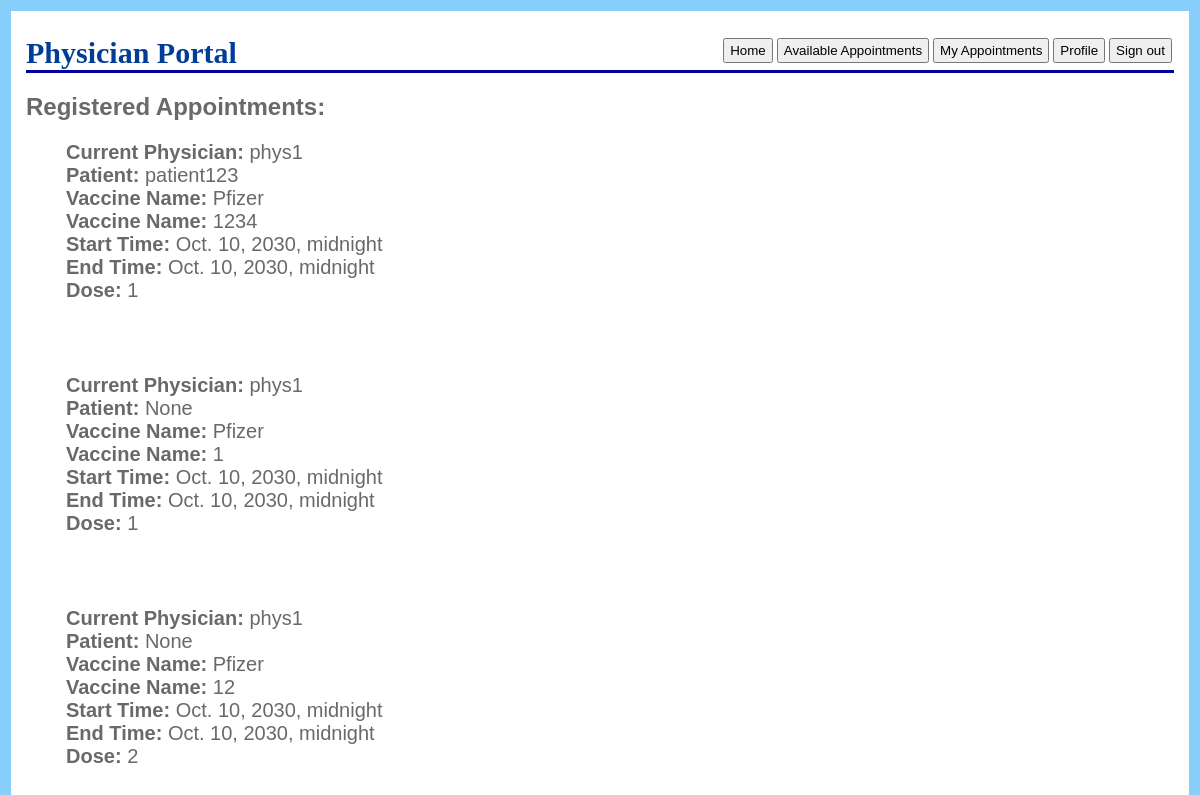
Before: /user/physician/appointments/my (signed in) with the older database file.
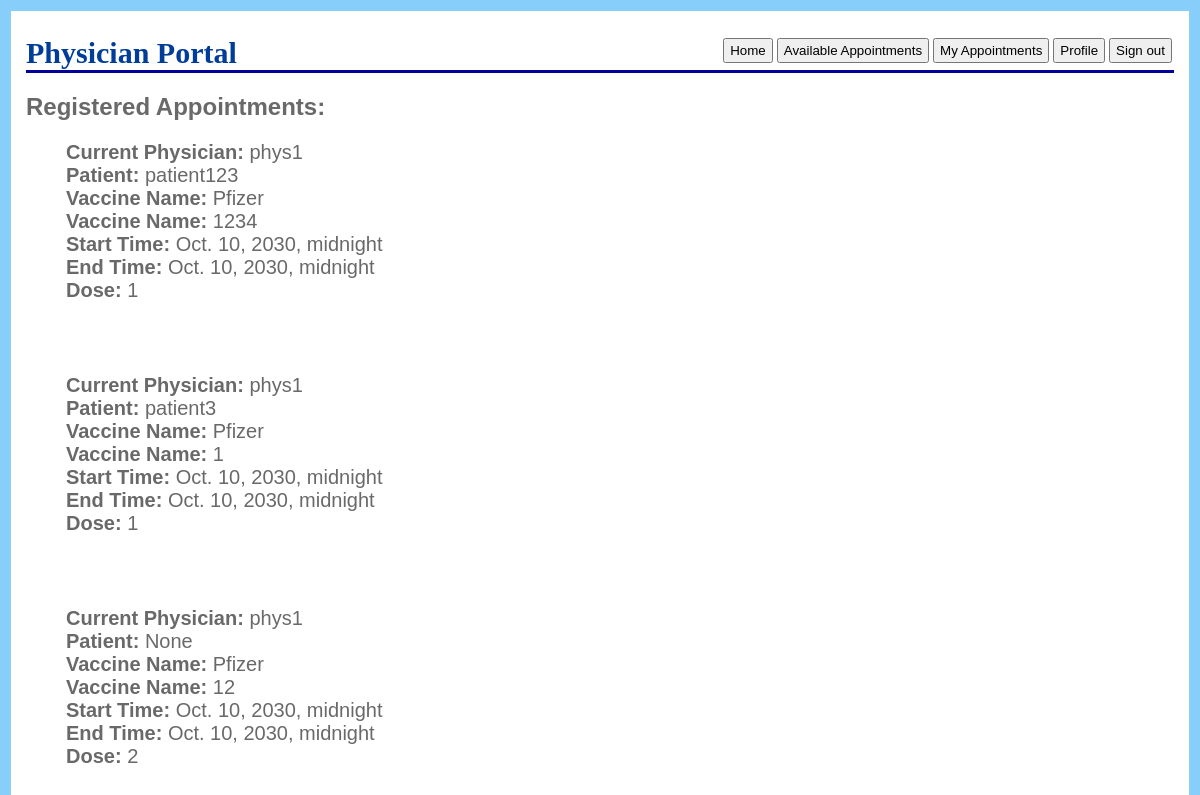
After: the same page with the newer database file.
### user/models.py (models this page shows, shortened)
class Appointment(models.Model):
    start_time = models.DateTimeField()
    end_time = models.DateTimeField()
    physician = models.ForeignKey('Physician', on_delete=models.CASCADE, default=None, null=True)
    patient = models.ForeignKey('Patient', on_delete=models.CASCADE, default=None, null=True)
    distributor = models.ForeignKey('Distributor', on_delete=models.CASCADE, default=None)
    vaccine_name = models.OneToOneField(Vaccine, on_delete=models.RESTRICT, max_length=256)
    dose = models.IntegerField(default=1)

class Physician(models.Model):
    user = models.OneToOneField(Account, on_delete=models.CASCADE, default=None)
    distributor = models.ForeignKey('Distributor', on_delete=models.CASCADE)
    def __str__(self):
        return self.user.username

class Account(AbstractUser):
    is_patient = models.BooleanField(default=False)
    is_physician = models.BooleanField(default=False)
    is_distributor = models.BooleanField(default=False)
    address_line = models.CharField(max_length=256)
    zip_code = models.CharField(max_length=12)
    city = models.CharField(max_length=256)
    state = models.CharField(max_length=256)
    country = models.CharField(max_length=256)

class Vaccine(models.Model):
    vaccine_id = models.CharField(max_length=256)
    brand = models.CharField(max_length=256)
    dose_required = models.IntegerField()
    expiration_date = models.DateField()

class Patient(models.Model):
    user = models.OneToOneField(Account, on_delete=models.CASCADE, default=None)
    age = models.IntegerField(default=0)
    preexisting = MultiSelectField(choices=preexistingChoices, default=None)
    occupation = MultiSelectField(choices=occupationChoices, default=None)
    living_situation = MultiSelectField(choices=livingChoices, default=None)
    def __str__(self):
        return self.user.username

### user/views.py (the view)
# urls.py: path('physician/appointments/my', PhysicianMyAppointments.as_view(), name='physician_appointments_my'),
@method_decorator([login_required, physician_required], name='dispatch')
class PhysicianMyAppointments(ListView):
    model = Appointment
    template_name = 'user/physician_appointments_my.html'
    def get_queryset(self):
        queryset = Appointment.objects.all().order_by('start_time')
        filtered_queryset = [_ for _ in queryset if
                             _.physician == self.request.user.physician and _.distributor == self.request.user.physician.distributor]
        return filtered_queryset

### user/templates/user/physician_appointments_my.html (shortened to what this page needs)
<!DOCTYPE html>
<html lang="en">
<head>
</head>
<body>
    <div id="main">
        <h1>
            Physician Portal
            <button onClick="window.location='/user/logout';" type="button">Sign out</button>
            <button onClick="window.location='/user/physician/profile';" type="button">Profile</button>
            <button onClick="window.location='/user/physician/appointments/my';" type="button">My Appointments</button>
            <button onClick="window.location='/user/physician/appointments';" type="button">Available Appointments</button>
            <button onClick="window.location='/user/physician';" type="button">Home</button>
        </h1>
        <h2>
            Registered Appointments:
        </h2>
        <ul>
            {% for appointment in object_list %}
            <li><b>Current Physician:</b> {{ appointment.physician }}</li>
            <li><b>Patient:</b> {{ appointment.patient }}</li>
            <li><b>Vaccine Name:</b> {{ appointment.vaccine_name.brand }}</li>
            <li><b>Vaccine Name:</b> {{ appointment.vaccine_name.vaccine_id }}</li>
            <li><b>Start Time:</b> {{ appointment.start_time  }}</li>
            <li><b>End Time:</b> {{ appointment.end_time }}</li>
            <li><b>Dose:</b> {{ appointment.dose }}</li>
            <br />
            <br />
            <br />
            <br />
            {% empty %}
            <li>No appointments registered for you</li>
            {% endfor %}
        </ul>
</body>
</html>

Changed rows visible on the page:
changed Appointment: patient "None" → "patient3"
